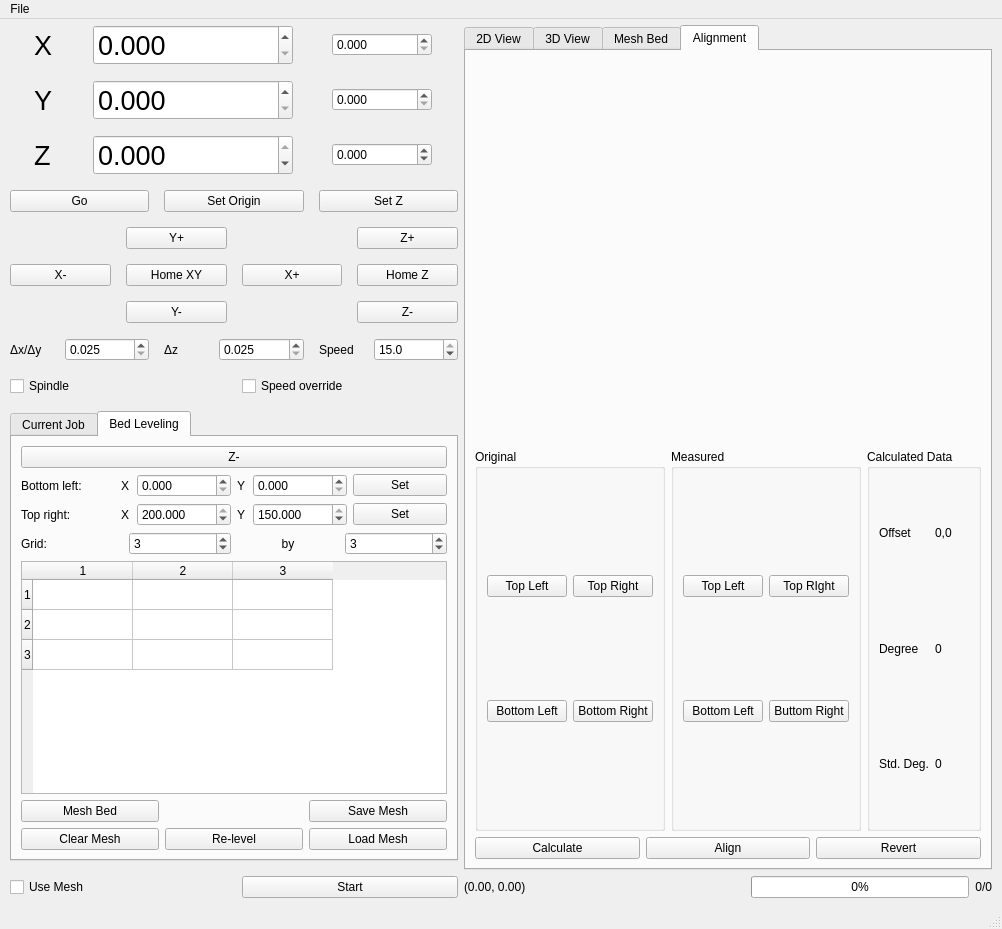
<?xml version="1.0" encoding="UTF-8"?>
<ui version="4.0">
 <class>MainWindow</class>
 <widget class="QMainWindow" name="MainWindow">
  <property name="enabled">
   <bool>true</bool>
  </property>
  <property name="geometry">
   <rect>
    <x>0</x>
    <y>0</y>
    <width>1002</width>
    <height>929</height>
   </rect>
  </property>
  <property name="windowTitle">
   <string>MDX-20 Control Panel</string>
  </property>
  <widget class="QWidget" name="Main_Control">
   <layout class="QVBoxLayout" name="verticalLayout">
    <property name="leftMargin">
     <number>10</number>
    </property>
    <property name="topMargin">
     <number>6</number>
    </property>
    <property name="rightMargin">
     <number>10</number>
    </property>
    <item>
     <layout class="QHBoxLayout" name="horizontalLayout_4">
      <property name="sizeConstraint">
       <enum>QLayout::SetDefaultConstraint</enum>
      </property>
      <item>
       <layout class="QVBoxLayout" name="verticalLayout_2">
        <property name="spacing">
         <number>15</number>
        </property>
        <item>
         <layout class="QHBoxLayout" name="horizontalLayout">
          <item>
           <widget class="QLabel" name="x_label">
            <property name="maximumSize">
             <size>
              <width>20</width>
              <height>16777215</height>
             </size>
            </property>
            <property name="font">
             <font>
              <pointsize>20</pointsize>
             </font>
            </property>
            <property name="text">
             <string>X</string>
            </property>
           </widget>
          </item>
          <item>
           <widget class="QDoubleSpinBox" name="x_pos_spinbox">
            <property name="maximumSize">
             <size>
              <width>200</width>
              <height>50</height>
             </size>
            </property>
            <property name="font">
             <font>
              <pointsize>20</pointsize>
             </font>
            </property>
            <property name="decimals">
             <number>3</number>
            </property>
            <property name="maximum">
             <double>206.000000000000000</double>
            </property>
           </widget>
          </item>
          <item>
           <widget class="QDoubleSpinBox" name="x0_spinbox">
            <property name="maximumSize">
             <size>
              <width>100</width>
              <height>16777215</height>
             </size>
            </property>
            <property name="decimals">
             <number>3</number>
            </property>
            <property name="minimum">
             <double>0.000000000000000</double>
            </property>
            <property name="maximum">
             <double>206.000000000000000</double>
            </property>
            <property name="value">
             <double>0.000000000000000</double>
            </property>
           </widget>
          </item>
         </layout>
        </item>
        <item>
         <layout class="QHBoxLayout" name="horizontalLayout_2">
          <item>
           <widget class="QLabel" name="y_label">
            <property name="maximumSize">
             <size>
              <width>20</width>
              <height>16777215</height>
             </size>
            </property>
            <property name="font">
             <font>
              <pointsize>20</pointsize>
             </font>
            </property>
            <property name="text">
             <string>Y</string>
            </property>
           </widget>
          </item>
          <item>
           <widget class="QDoubleSpinBox" name="y_pos_spinbox">
            <property name="maximumSize">
             <size>
              <width>200</width>
              <height>50</height>
             </size>
            </property>
            <property name="font">
             <font>
              <pointsize>20</pointsize>
             </font>
            </property>
            <property name="decimals">
             <number>3</number>
            </property>
            <property name="maximum">
             <double>154.000000000000000</double>
            </property>
           </widget>
          </item>
          <item>
           <widget class="QDoubleSpinBox" name="y0_spinbox">
            <property name="maximumSize">
             <size>
              <width>100</width>
              <height>16777215</height>
             </size>
            </property>
            <property name="decimals">
             <number>3</number>
            </property>
            <property name="maximum">
             <double>154.000000000000000</double>
            </property>
           </widget>
          </item>
         </layout>
        </item>
        <item>
         <layout class="QHBoxLayout" name="horizontalLayout_3">
          <item>
           <widget class="QLabel" name="z_label">
            <property name="maximumSize">
             <size>
              <width>20</width>
              <height>16777215</height>
             </size>
            </property>
            <property name="font">
             <font>
              <pointsize>20</pointsize>
             </font>
            </property>
            <property name="text">
             <string>Z</string>
            </property>
           </widget>
          </item>
          <item>
           <widget class="QDoubleSpinBox" name="z_pos_spinbox">
            <property name="maximumSize">
             <size>
              <width>200</width>
              <height>50</height>
             </size>
            </property>
            <property name="font">
             <font>
              <pointsize>20</pointsize>
             </font>
            </property>
            <property name="decimals">
             <number>3</number>
            </property>
            <property name="minimum">
             <double>-70.000000000000000</double>
            </property>
            <property name="maximum">
             <double>0.000000000000000</double>
            </property>
            <property name="singleStep">
             <double>0.025000000000000</double>
            </property>
           </widget>
          </item>
          <item>
           <widget class="QDoubleSpinBox" name="z0_spinbox">
            <property name="maximumSize">
             <size>
              <width>100</width>
              <height>16777215</height>
             </size>
            </property>
            <property name="decimals">
             <number>3</number>
            </property>
            <property name="minimum">
             <double>-70.000000000000000</double>
            </property>
            <property name="maximum">
             <double>70.000000000000000</double>
            </property>
            <property name="singleStep">
             <double>0.025000000000000</double>
            </property>
           </widget>
          </item>
         </layout>
        </item>
        <item>
         <layout class="QHBoxLayout" name="horizontalLayout_7">
          <item>
           <widget class="QPushButton" name="go_btn">
            <property name="focusPolicy">
             <enum>Qt::NoFocus</enum>
            </property>
            <property name="text">
             <string>Go</string>
            </property>
           </widget>
          </item>
          <item>
           <widget class="QPushButton" name="set_origin_btn">
            <property name="focusPolicy">
             <enum>Qt::NoFocus</enum>
            </property>
            <property name="text">
             <string>Set Origin</string>
            </property>
           </widget>
          </item>
          <item>
           <widget class="QPushButton" name="set_z_btn">
            <property name="focusPolicy">
             <enum>Qt::NoFocus</enum>
            </property>
            <property name="text">
             <string>Set Z</string>
            </property>
           </widget>
          </item>
         </layout>
        </item>
        <item>
         <layout class="QGridLayout" name="gridLayout">
          <item row="1" column="3">
           <widget class="QPushButton" name="home_z_btn">
            <property name="focusPolicy">
             <enum>Qt::NoFocus</enum>
            </property>
            <property name="text">
             <string>Home Z</string>
            </property>
           </widget>
          </item>
          <item row="2" column="3">
           <widget class="QPushButton" name="zm_btn">
            <property name="focusPolicy">
             <enum>Qt::NoFocus</enum>
            </property>
            <property name="text">
             <string>Z-</string>
            </property>
           </widget>
          </item>
          <item row="0" column="3">
           <widget class="QPushButton" name="zp_btn">
            <property name="focusPolicy">
             <enum>Qt::NoFocus</enum>
            </property>
            <property name="text">
             <string>Z+</string>
            </property>
           </widget>
          </item>
          <item row="0" column="1">
           <widget class="QPushButton" name="yp_btn">
            <property name="focusPolicy">
             <enum>Qt::NoFocus</enum>
            </property>
            <property name="text">
             <string>Y+</string>
            </property>
           </widget>
          </item>
          <item row="1" column="2">
           <widget class="QPushButton" name="xp_btn">
            <property name="focusPolicy">
             <enum>Qt::NoFocus</enum>
            </property>
            <property name="text">
             <string>X+</string>
            </property>
           </widget>
          </item>
          <item row="1" column="1">
           <widget class="QPushButton" name="home_xy_btn">
            <property name="focusPolicy">
             <enum>Qt::NoFocus</enum>
            </property>
            <property name="text">
             <string>Home XY</string>
            </property>
           </widget>
          </item>
          <item row="1" column="0">
           <widget class="QPushButton" name="xm_btn">
            <property name="focusPolicy">
             <enum>Qt::NoFocus</enum>
            </property>
            <property name="text">
             <string>X-</string>
            </property>
           </widget>
          </item>
          <item row="2" column="1">
           <widget class="QPushButton" name="ym_btn">
            <property name="focusPolicy">
             <enum>Qt::NoFocus</enum>
            </property>
            <property name="text">
             <string>Y-</string>
            </property>
           </widget>
          </item>
         </layout>
        </item>
        <item>
         <layout class="QHBoxLayout" name="horizontalLayout_6">
          <item>
           <widget class="QLabel" name="delta_xy_label">
            <property name="maximumSize">
             <size>
              <width>40</width>
              <height>16777215</height>
             </size>
            </property>
            <property name="text">
             <string>Δx/Δy</string>
            </property>
           </widget>
          </item>
          <item>
           <widget class="QDoubleSpinBox" name="delta_xy_spinbox">
            <property name="maximumSize">
             <size>
              <width>100</width>
              <height>16777215</height>
             </size>
            </property>
            <property name="decimals">
             <number>3</number>
            </property>
            <property name="minimum">
             <double>0.025000000000000</double>
            </property>
            <property name="maximum">
             <double>100.000000000000000</double>
            </property>
            <property name="singleStep">
             <double>0.025000000000000</double>
            </property>
            <property name="value">
             <double>0.025000000000000</double>
            </property>
           </widget>
          </item>
          <item>
           <widget class="QLabel" name="delta_z_label">
            <property name="maximumSize">
             <size>
              <width>40</width>
              <height>16777215</height>
             </size>
            </property>
            <property name="text">
             <string>Δz</string>
            </property>
           </widget>
          </item>
          <item>
           <widget class="QDoubleSpinBox" name="delta_z_spinbox">
            <property name="maximumSize">
             <size>
              <width>100</width>
              <height>16777215</height>
             </size>
            </property>
            <property name="decimals">
             <number>3</number>
            </property>
            <property name="minimum">
             <double>0.025000000000000</double>
            </property>
            <property name="maximum">
             <double>5.000000000000000</double>
            </property>
            <property name="singleStep">
             <double>0.025000000000000</double>
            </property>
           </widget>
          </item>
          <item>
           <widget class="QLabel" name="speed_label">
            <property name="maximumSize">
             <size>
              <width>40</width>
              <height>16777215</height>
             </size>
            </property>
            <property name="text">
             <string>Speed</string>
            </property>
           </widget>
          </item>
          <item>
           <widget class="QDoubleSpinBox" name="speed_spinbox">
            <property name="maximumSize">
             <size>
              <width>100</width>
              <height>16777215</height>
             </size>
            </property>
            <property name="decimals">
             <number>1</number>
            </property>
            <property name="minimum">
             <double>1.000000000000000</double>
            </property>
            <property name="maximum">
             <double>15.000000000000000</double>
            </property>
            <property name="singleStep">
             <double>0.500000000000000</double>
            </property>
            <property name="value">
             <double>15.000000000000000</double>
            </property>
           </widget>
          </item>
         </layout>
        </item>
        <item>
         <layout class="QHBoxLayout" name="horizontalLayout_8">
          <item>
           <widget class="QCheckBox" name="spindle_checkbox">
            <property name="text">
             <string>Spindle</string>
            </property>
            <property name="checked">
             <bool>false</bool>
            </property>
           </widget>
          </item>
          <item>
           <widget class="QCheckBox" name="speed_override_checkbox">
            <property name="text">
             <string>Speed override</string>
            </property>
           </widget>
          </item>
         </layout>
        </item>
        <item>
         <widget class="QTabWidget" name="tabWidget_2">
          <property name="currentIndex">
           <number>1</number>
          </property>
          <widget class="QWidget" name="tab_3">
           <attribute name="title">
            <string>Current Job</string>
           </attribute>
           <layout class="QHBoxLayout" name="horizontalLayout_13">
            <item>
             <widget class="QListWidget" name="instructions_list">
              <property name="focusPolicy">
               <enum>Qt::NoFocus</enum>
              </property>
             </widget>
            </item>
           </layout>
          </widget>
          <widget class="QWidget" name="tab_4">
           <attribute name="title">
            <string>Bed Leveling</string>
           </attribute>
           <layout class="QVBoxLayout" name="verticalLayout_3">
            <item>
             <widget class="QPushButton" name="autoZ_btn">
              <property name="focusPolicy">
               <enum>Qt::NoFocus</enum>
              </property>
              <property name="text">
               <string>Z-</string>
              </property>
             </widget>
            </item>
            <item>
             <layout class="QHBoxLayout" name="horizontalLayout_14">
              <item>
               <widget class="QLabel" name="label">
                <property name="maximumSize">
                 <size>
                  <width>100</width>
                  <height>16777215</height>
                 </size>
                </property>
                <property name="text">
                 <string>Bottom left:</string>
                </property>
               </widget>
              </item>
              <item>
               <widget class="QLabel" name="label_2">
                <property name="maximumSize">
                 <size>
                  <width>10</width>
                  <height>16777215</height>
                 </size>
                </property>
                <property name="text">
                 <string>X</string>
                </property>
               </widget>
              </item>
              <item>
               <widget class="QDoubleSpinBox" name="x_bl_spinbox">
                <property name="decimals">
                 <number>3</number>
                </property>
                <property name="maximum">
                 <double>200.000000000000000</double>
                </property>
               </widget>
              </item>
              <item>
               <widget class="QLabel" name="label_3">
                <property name="maximumSize">
                 <size>
                  <width>10</width>
                  <height>16777215</height>
                 </size>
                </property>
                <property name="text">
                 <string>Y</string>
                </property>
               </widget>
              </item>
              <item>
               <widget class="QDoubleSpinBox" name="y_bl_spinbox">
                <property name="decimals">
                 <number>3</number>
                </property>
                <property name="maximum">
                 <double>150.000000000000000</double>
                </property>
                <property name="value">
                 <double>0.000000000000000</double>
                </property>
               </widget>
              </item>
              <item>
               <widget class="QPushButton" name="set_bl_btn">
                <property name="focusPolicy">
                 <enum>Qt::NoFocus</enum>
                </property>
                <property name="text">
                 <string>Set</string>
                </property>
               </widget>
              </item>
             </layout>
            </item>
            <item>
             <layout class="QHBoxLayout" name="horizontalLayout_15">
              <item>
               <widget class="QLabel" name="label_5">
                <property name="maximumSize">
                 <size>
                  <width>100</width>
                  <height>16777215</height>
                 </size>
                </property>
                <property name="text">
                 <string>Top right:</string>
                </property>
               </widget>
              </item>
              <item>
               <widget class="QLabel" name="label_4">
                <property name="maximumSize">
                 <size>
                  <width>10</width>
                  <height>16777215</height>
                 </size>
                </property>
                <property name="text">
                 <string>X</string>
                </property>
               </widget>
              </item>
              <item>
               <widget class="QDoubleSpinBox" name="x_tr_spinbox">
                <property name="decimals">
                 <number>3</number>
                </property>
                <property name="maximum">
                 <double>200.000000000000000</double>
                </property>
                <property name="value">
                 <double>200.000000000000000</double>
                </property>
               </widget>
              </item>
              <item>
               <widget class="QLabel" name="label_6">
                <property name="maximumSize">
                 <size>
                  <width>10</width>
                  <height>16777215</height>
                 </size>
                </property>
                <property name="text">
                 <string>Y</string>
                </property>
               </widget>
              </item>
              <item>
               <widget class="QDoubleSpinBox" name="y_tr_spinbox">
                <property name="decimals">
                 <number>3</number>
                </property>
                <property name="maximum">
                 <double>150.000000000000000</double>
                </property>
                <property name="value">
                 <double>150.000000000000000</double>
                </property>
               </widget>
              </item>
              <item>
               <widget class="QPushButton" name="set_tr_btn">
                <property name="focusPolicy">
                 <enum>Qt::NoFocus</enum>
                </property>
                <property name="text">
                 <string>Set</string>
                </property>
               </widget>
              </item>
             </layout>
            </item>
            <item>
             <layout class="QHBoxLayout" name="horizontalLayout_17">
              <item>
               <widget class="QLabel" name="label_7">
                <property name="text">
                 <string>Grid:</string>
                </property>
               </widget>
              </item>
              <item>
               <widget class="QSpinBox" name="h_grid_spinbox">
                <property name="minimum">
                 <number>2</number>
                </property>
                <property name="maximum">
                 <number>100</number>
                </property>
                <property name="value">
                 <number>3</number>
                </property>
               </widget>
              </item>
              <item>
               <widget class="QLabel" name="label_8">
                <property name="text">
                 <string>by</string>
                </property>
                <property name="alignment">
                 <set>Qt::AlignCenter</set>
                </property>
               </widget>
              </item>
              <item>
               <widget class="QSpinBox" name="v_grid_spinbox">
                <property name="minimum">
                 <number>2</number>
                </property>
                <property name="maximum">
                 <number>100</number>
                </property>
                <property name="value">
                 <number>3</number>
                </property>
               </widget>
              </item>
             </layout>
            </item>
            <item>
             <widget class="QTableWidget" name="mesh_table">
              <property name="focusPolicy">
               <enum>Qt::NoFocus</enum>
              </property>
              <property name="editTriggers">
               <set>QAbstractItemView::CurrentChanged</set>
              </property>
              <property name="selectionMode">
               <enum>QAbstractItemView::SingleSelection</enum>
              </property>
              <property name="rowCount">
               <number>3</number>
              </property>
              <property name="columnCount">
               <number>3</number>
              </property>
              <row/>
              <row/>
              <row/>
              <column/>
              <column/>
              <column/>
             </widget>
            </item>
            <item>
             <layout class="QGridLayout" name="gridLayout_2">
              <item row="1" column="2">
               <widget class="QPushButton" name="load_mesh_btn">
                <property name="focusPolicy">
                 <enum>Qt::NoFocus</enum>
                </property>
                <property name="text">
                 <string>Load Mesh</string>
                </property>
               </widget>
              </item>
              <item row="1" column="0">
               <widget class="QPushButton" name="clear_mesh_btn">
                <property name="text">
                 <string>Clear Mesh</string>
                </property>
               </widget>
              </item>
              <item row="0" column="2">
               <widget class="QPushButton" name="save_mesh_btn">
                <property name="focusPolicy">
                 <enum>Qt::NoFocus</enum>
                </property>
                <property name="text">
                 <string>Save Mesh</string>
                </property>
               </widget>
              </item>
              <item row="0" column="0">
               <widget class="QPushButton" name="mesh_bed_btn">
                <property name="focusPolicy">
                 <enum>Qt::NoFocus</enum>
                </property>
                <property name="text">
                 <string>Mesh Bed</string>
                </property>
               </widget>
              </item>
              <item row="1" column="1">
               <widget class="QPushButton" name="relevel_btn">
                <property name="text">
                 <string>Re-level</string>
                </property>
               </widget>
              </item>
             </layout>
            </item>
            <item>
             <layout class="QHBoxLayout" name="horizontalLayout_18"/>
            </item>
           </layout>
          </widget>
         </widget>
        </item>
        <item>
         <layout class="QHBoxLayout" name="horizontalLayout_19">
          <item>
           <widget class="QCheckBox" name="use_mesh_checkbox">
            <property name="focusPolicy">
             <enum>Qt::NoFocus</enum>
            </property>
            <property name="text">
             <string>Use Mesh</string>
            </property>
           </widget>
          </item>
          <item>
           <widget class="QPushButton" name="start_btn">
            <property name="focusPolicy">
             <enum>Qt::NoFocus</enum>
            </property>
            <property name="text">
             <string>Start</string>
            </property>
           </widget>
          </item>
         </layout>
        </item>
       </layout>
      </item>
      <item>
       <layout class="QVBoxLayout" name="verticalLayout_6">
        <item>
         <layout class="QHBoxLayout" name="horizontalLayout_12">
          <item>
           <widget class="QTabWidget" name="tabWidget">
            <property name="focusPolicy">
             <enum>Qt::NoFocus</enum>
            </property>
            <property name="currentIndex">
             <number>3</number>
            </property>
            <widget class="QWidget" name="tab">
             <attribute name="title">
              <string>2D View</string>
             </attribute>
             <layout class="QHBoxLayout" name="horizontalLayout_9">
              <item>
               <widget class="QGraphicsView" name="graphicsView">
                <property name="mouseTracking">
                 <bool>true</bool>
                </property>
                <property name="focusPolicy">
                 <enum>Qt::NoFocus</enum>
                </property>
                <property name="sceneRect">
                 <rectf>
                  <x>0.000000000000000</x>
                  <y>0.000000000000000</y>
                  <width>0.000000000000000</width>
                  <height>0.000000000000000</height>
                 </rectf>
                </property>
               </widget>
              </item>
              <item>
               <layout class="QVBoxLayout" name="verticalLayout_5">
                <item>
                 <widget class="QPushButton" name="zoom_in_btn">
                  <property name="maximumSize">
                   <size>
                    <width>35</width>
                    <height>45</height>
                   </size>
                  </property>
                  <property name="text">
                   <string>+</string>
                  </property>
                 </widget>
                </item>
                <item>
                 <widget class="QToolButton" name="zoom_out_btn">
                  <property name="maximumSize">
                   <size>
                    <width>35</width>
                    <height>35</height>
                   </size>
                  </property>
                  <property name="text">
                   <string>-</string>
                  </property>
                 </widget>
                </item>
                <item>
                 <widget class="QPushButton" name="one_to_one_btn">
                  <property name="maximumSize">
                   <size>
                    <width>35</width>
                    <height>35</height>
                   </size>
                  </property>
                  <property name="text">
                   <string>1:1</string>
                  </property>
                 </widget>
                </item>
                <item>
                 <spacer name="verticalSpacer">
                  <property name="orientation">
                   <enum>Qt::Vertical</enum>
                  </property>
                  <property name="sizeHint" stdset="0">
                   <size>
                    <width>20</width>
                    <height>40</height>
                   </size>
                  </property>
                 </spacer>
                </item>
               </layout>
              </item>
             </layout>
            </widget>
            <widget class="QWidget" name="tab_2">
             <attribute name="title">
              <string>3D View</string>
             </attribute>
             <layout class="QHBoxLayout" name="horizontalLayout_11">
              <item>
               <widget class="FileViewer3D" name="fileviewer3d" native="true"/>
              </item>
             </layout>
            </widget>
            <widget class="QWidget" name="tab_5">
             <attribute name="title">
              <string>Mesh Bed</string>
             </attribute>
             <layout class="QHBoxLayout" name="horizontalLayout_16">
              <item>
               <widget class="MeshBedViewer" name="meshbedviewer" native="true"/>
              </item>
             </layout>
            </widget>
            <widget class="QWidget" name="tab_6">
             <attribute name="title">
              <string>Alignment</string>
             </attribute>
             <layout class="QVBoxLayout" name="verticalLayout_4">
              <item>
               <widget class="AlignmentViewer" name="alignmentviewer" native="true"/>
              </item>
              <item>
               <layout class="QHBoxLayout" name="horizontalLayout_20">
                <item>
                 <widget class="QGroupBox" name="groupBox">
                  <property name="title">
                   <string>Original</string>
                  </property>
                  <layout class="QGridLayout" name="gridLayout_3">
                   <item row="0" column="1">
                    <widget class="QPushButton" name="tr_orig_btn">
                     <property name="text">
                      <string>Top Right</string>
                     </property>
                    </widget>
                   </item>
                   <item row="0" column="0">
                    <widget class="QPushButton" name="tl_orig_btn">
                     <property name="text">
                      <string>Top Left</string>
                     </property>
                    </widget>
                   </item>
                   <item row="1" column="0">
                    <widget class="QPushButton" name="bl_orig_btn">
                     <property name="text">
                      <string>Bottom Left</string>
                     </property>
                    </widget>
                   </item>
                   <item row="1" column="1">
                    <widget class="QPushButton" name="br_orig_btn">
                     <property name="text">
                      <string>Bottom Right</string>
                     </property>
                    </widget>
                   </item>
                  </layout>
                 </widget>
                </item>
                <item>
                 <widget class="QGroupBox" name="groupBox_2">
                  <property name="title">
                   <string>Measured</string>
                  </property>
                  <layout class="QGridLayout" name="gridLayout_4">
                   <item row="0" column="1">
                    <widget class="QPushButton" name="tr_measured_btn">
                     <property name="text">
                      <string>Top RIght</string>
                     </property>
                    </widget>
                   </item>
                   <item row="0" column="0">
                    <widget class="QPushButton" name="tl_measured_btn">
                     <property name="text">
                      <string>Top Left</string>
                     </property>
                    </widget>
                   </item>
                   <item row="1" column="0">
                    <widget class="QPushButton" name="bl_measured_btn">
                     <property name="text">
                      <string>Bottom Left</string>
                     </property>
                    </widget>
                   </item>
                   <item row="1" column="1">
                    <widget class="QPushButton" name="br_measured_btn">
                     <property name="text">
                      <string>Buttom Right</string>
                     </property>
                    </widget>
                   </item>
                  </layout>
                 </widget>
                </item>
                <item>
                 <widget class="QGroupBox" name="groupBox_3">
                  <property name="title">
                   <string>Calculated Data</string>
                  </property>
                  <layout class="QGridLayout" name="gridLayout_5">
                   <item row="1" column="0">
                    <widget class="QLabel" name="label_11">
                     <property name="text">
                      <string>Degree</string>
                     </property>
                    </widget>
                   </item>
                   <item row="0" column="1">
                    <widget class="QLabel" name="al_offset_label">
                     <property name="text">
                      <string>0,0</string>
                     </property>
                    </widget>
                   </item>
                   <item row="0" column="0">
                    <widget class="QLabel" name="label_9">
                     <property name="text">
                      <string>Offset</string>
                     </property>
                    </widget>
                   </item>
                   <item row="2" column="0">
                    <widget class="QLabel" name="label_12">
                     <property name="text">
                      <string>Std. Deg.</string>
                     </property>
                    </widget>
                   </item>
                   <item row="1" column="1">
                    <widget class="QLabel" name="al_deg_label">
                     <property name="text">
                      <string>0</string>
                     </property>
                    </widget>
                   </item>
                   <item row="2" column="1">
                    <widget class="QLabel" name="al_std_deg_label">
                     <property name="text">
                      <string>0</string>
                     </property>
                    </widget>
                   </item>
                  </layout>
                 </widget>
                </item>
               </layout>
              </item>
              <item>
               <layout class="QHBoxLayout" name="horizontalLayout_5">
                <item>
                 <widget class="QPushButton" name="calc_btn">
                  <property name="text">
                   <string>Calculate</string>
                  </property>
                 </widget>
                </item>
                <item>
                 <widget class="QPushButton" name="align_btn">
                  <property name="text">
                   <string>Align</string>
                  </property>
                 </widget>
                </item>
                <item>
                 <widget class="QPushButton" name="revert_btn">
                  <property name="text">
                   <string>Revert</string>
                  </property>
                 </widget>
                </item>
               </layout>
              </item>
             </layout>
            </widget>
           </widget>
          </item>
         </layout>
        </item>
        <item>
         <layout class="QHBoxLayout" name="horizontalLayout_10">
          <item>
           <widget class="QLabel" name="mousepos_label">
            <property name="text">
             <string>(0.00, 0.00)</string>
            </property>
            <property name="alignment">
             <set>Qt::AlignLeading|Qt::AlignLeft|Qt::AlignVCenter</set>
            </property>
           </widget>
          </item>
          <item>
           <spacer name="horizontalSpacer">
            <property name="orientation">
             <enum>Qt::Horizontal</enum>
            </property>
            <property name="sizeHint" stdset="0">
             <size>
              <width>40</width>
              <height>20</height>
             </size>
            </property>
           </spacer>
          </item>
          <item>
           <widget class="QProgressBar" name="progressBar">
            <property name="value">
             <number>0</number>
            </property>
           </widget>
          </item>
          <item>
           <widget class="QLabel" name="progress_label">
            <property name="text">
             <string>0/0</string>
            </property>
            <property name="alignment">
             <set>Qt::AlignRight|Qt::AlignTrailing|Qt::AlignVCenter</set>
            </property>
           </widget>
          </item>
         </layout>
        </item>
       </layout>
      </item>
     </layout>
    </item>
   </layout>
  </widget>
  <widget class="QMenuBar" name="menubar">
   <property name="geometry">
    <rect>
     <x>0</x>
     <y>0</y>
     <width>1002</width>
     <height>27</height>
    </rect>
   </property>
   <widget class="QMenu" name="menuFile">
    <property name="title">
     <string>File</string>
    </property>
    <addaction name="actionOpen"/>
    <addaction name="actionOpenSerial"/>
    <addaction name="actionExit"/>
   </widget>
   <addaction name="menuFile"/>
  </widget>
  <widget class="QStatusBar" name="statusbar"/>
  <action name="actionOpen">
   <property name="text">
    <string>Open</string>
   </property>
   <property name="shortcut">
    <string>Ctrl+O</string>
   </property>
  </action>
  <action name="actionOpenSerial">
   <property name="text">
    <string>Open Serial</string>
   </property>
  </action>
  <action name="actionExit">
   <property name="text">
    <string>Exit</string>
   </property>
  </action>
 </widget>
 <customwidgets>
  <customwidget>
   <class>FileViewer3D</class>
   <extends>QWidget</extends>
   <header>fileviewer3d.h</header>
   <container>1</container>
  </customwidget>
  <customwidget>
   <class>MeshBedViewer</class>
   <extends>QWidget</extends>
   <header>meshbedviewer.h</header>
   <container>1</container>
  </customwidget>
  <customwidget>
   <class>AlignmentViewer</class>
   <extends>QWidget</extends>
   <header>alignmentviewer.h</header>
   <container>1</container>
  </customwidget>
 </customwidgets>
 <resources/>
 <connections/>
</ui>
